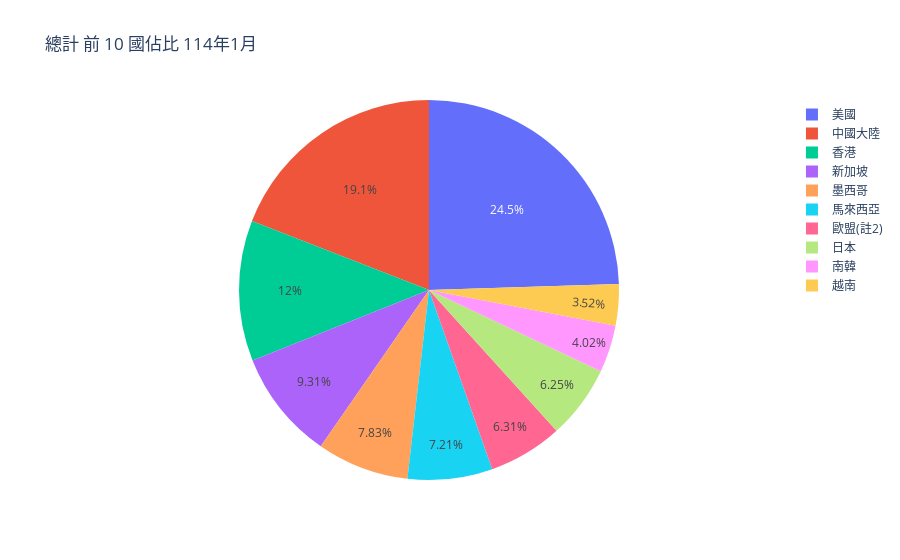
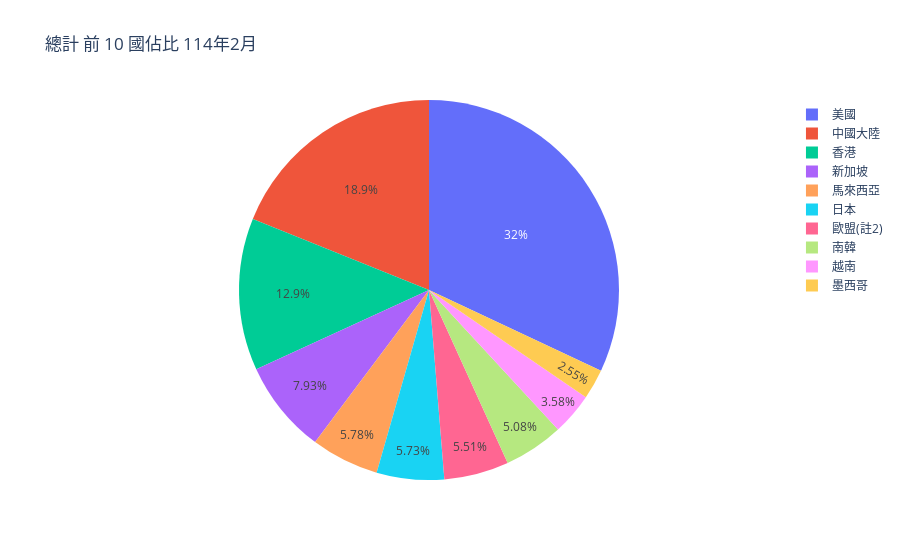
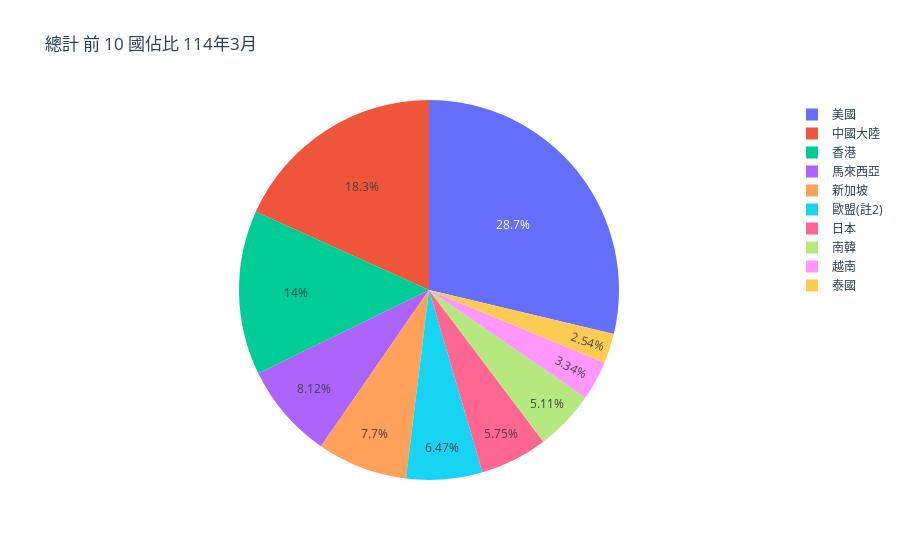
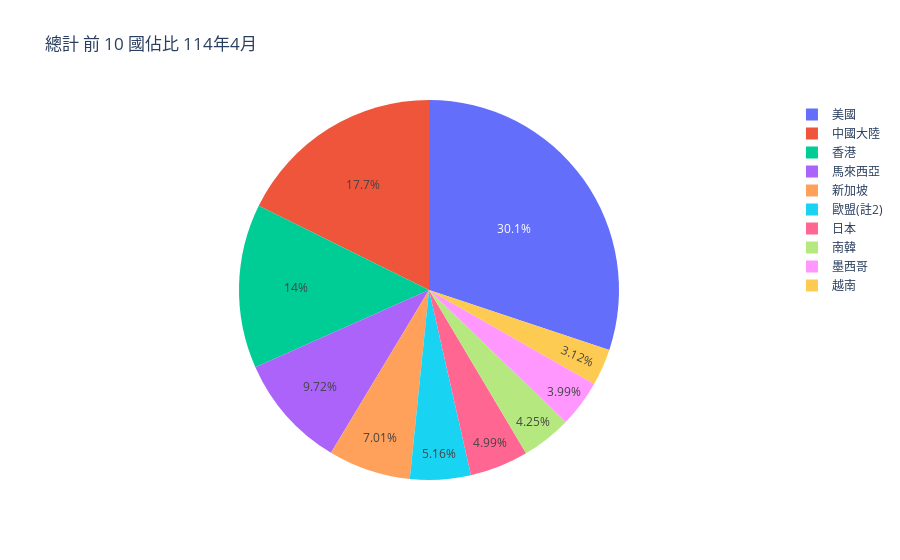

The notebook cell saved with these charts, in order:
### Code cell
#import plotly.io as pio
#pio.renderers.default = "browser" # 設定渲染器為瀏覽器

CLstr = "國家/地區別"
top10 = 10

#--------------------------------------------------------------------------
def pie_chart( colName , month , year , df ):
    df_sorted = ( 
                df [ ( df['月'] == month ) & ( df['年'] == year ) ]
                    .sort_values(by= colName , ascending=False)
                    .head(top10) 
                )
    df_selected = df_sorted [["年","月", CLstr, colName ]].copy()
    df_selected

    fig = px.pie (
        df_sorted,
        values=colName,
        names=CLstr,
        title=f"{colName} 前 10 國佔比 {year}年{month}月",
        width=800,
        height=600
    )

    fig.show()
#-----------------------------------------------------------------------------

year = 114
month = 1

colName = "總計" #"16.機械及電機設備" #"總計"
df = df[~df[ CLstr ].isin( ["北美洲","亞洲", "新南向18國(註1)", "東協10國", "中美洲", "歐洲"] ) ]

for year in range ( 114, 103, -1):
    for month in range ( 1, 13, 1 ):
        pie_chart( colName , month , year , df )

### Figure 1 — Plotly figure (JSON) as saved in the notebook; plotly's stock layout.template omitted (floating-point values rounded to 4 significant figures)
{"data": [{"domain": {"x": [0, 1], "y": [0, 1]}, "hovertemplate": "國家/地區別=%{label}<br>總計=%{value}<extra></extra>", "labels": ["美國", "中國大陸", "香港", "新加坡", "墨西哥", "馬來西亞", "歐盟(註2)", "日本", "南韓", "越南"], "legendgroup": "", "name": "", "showlegend": true, "type": "pie", "values": [8454149, 6584988, 4127062, 3212152, 2703382, 2489369, 2176775, 2157941, 1385375, 1213384]}], "layout": {"legend": {"tracegroupgap": 0}, "title": {"text": "總計 前 10 國佔比 114年1月"}}}

### Figure 2 — Plotly figure (JSON) as saved in the notebook; plotly's stock layout.template omitted (floating-point values rounded to 4 significant figures)
{"data": [{"domain": {"x": [0, 1], "y": [0, 1]}, "hovertemplate": "國家/地區別=%{label}<br>總計=%{value}<extra></extra>", "labels": ["美國", "中國大陸", "香港", "新加坡", "馬來西亞", "日本", "歐盟(註2)", "南韓", "越南", "墨西哥"], "legendgroup": "", "name": "", "showlegend": true, "type": "pie", "values": [11772478, 6954716, 4763328, 2918588, 2128770, 2110508, 2026712, 1870202, 1318364, 938717]}], "layout": {"legend": {"tracegroupgap": 0}, "title": {"text": "總計 前 10 國佔比 114年2月"}}}

### Figure 3 — Plotly figure (JSON) as saved in the notebook; plotly's stock layout.template omitted (floating-point values rounded to 4 significant figures)
{"data": [{"domain": {"x": [0, 1], "y": [0, 1]}, "hovertemplate": "國家/地區別=%{label}<br>總計=%{value}<extra></extra>", "labels": ["美國", "中國大陸", "香港", "馬來西亞", "新加坡", "歐盟(註2)", "日本", "南韓", "越南", "泰國"], "legendgroup": "", "name": "", "showlegend": true, "type": "pie", "values": [12744688, 8098772, 6208986, 3603156, 3414383, 2869723, 2551968, 2265009, 1483420, 1124800]}], "layout": {"legend": {"tracegroupgap": 0}, "title": {"text": "總計 前 10 國佔比 114年3月"}}}

### Figure 4 — Plotly figure (JSON) as saved in the notebook; plotly's stock layout.template omitted (floating-point values rounded to 4 significant figures)
{"data": [{"domain": {"x": [0, 1], "y": [0, 1]}, "hovertemplate": "國家/地區別=%{label}<br>總計=%{value}<extra></extra>", "labels": ["美國", "中國大陸", "香港", "馬來西亞", "新加坡", "歐盟(註2)", "日本", "南韓", "墨西哥", "越南"], "legendgroup": "", "name": "", "showlegend": true, "type": "pie", "values": [13143804, 7717822, 6100720, 4243322, 3062229, 2251814, 2176986, 1856192, 1740620, 1361544]}], "layout": {"legend": {"tracegroupgap": 0}, "title": {"text": "總計 前 10 國佔比 114年4月"}}}
